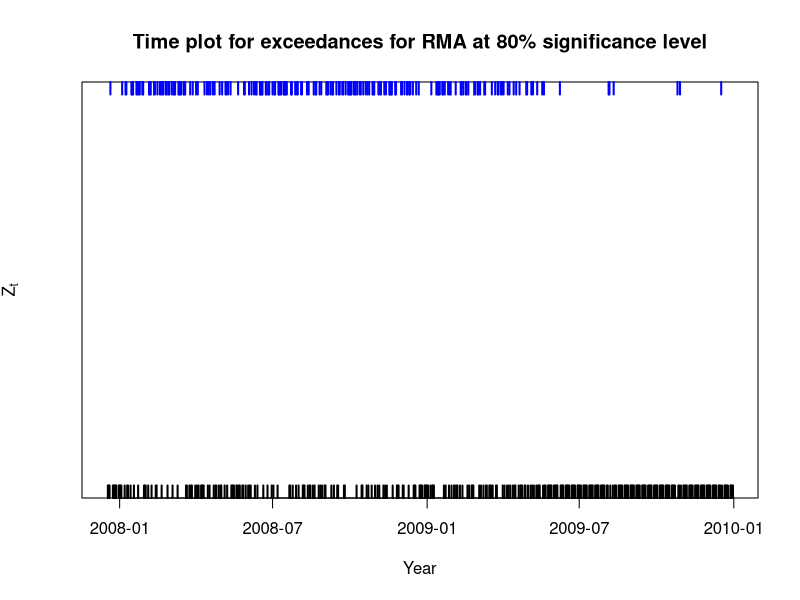
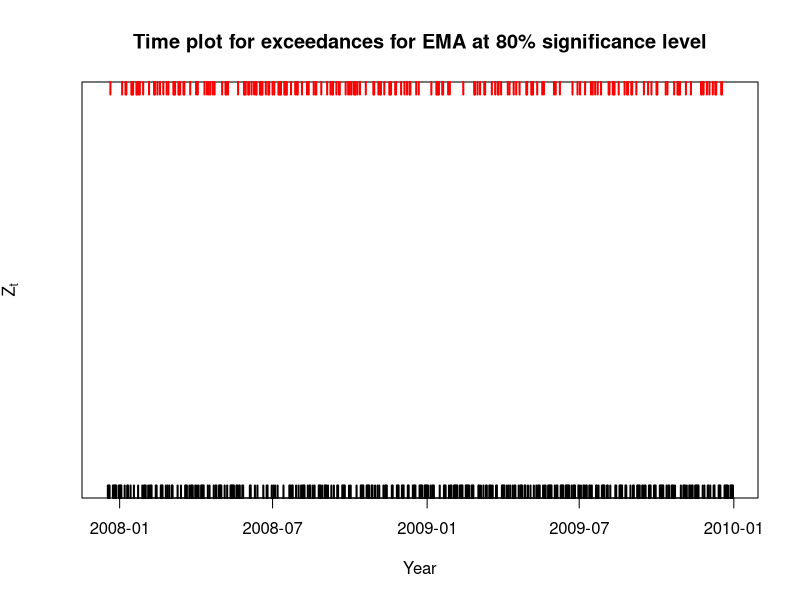

R code for these plots, in order:
# clear variables and close windows
rm(list = ls(all = TRUE))
graphics.off()

# install and load packages
libraries = c("dplyr", "lubridate", "quantmod")
lapply(libraries, function(x) if (!(x %in% installed.packages())) {install.packages(x)})
lapply(libraries, library, quietly = TRUE, character.only = TRUE)

# Inputs
h     = 250
alpha = 0.2
gamma = 0.94

# Load Data
data = read.csv("SFEVaRbank.csv")

# Functions
calcRMA = function(serie, h = 250){
  # find the first non NA position
  s = rle(is.na(serie))$length[1]
  # Calculate the RMA of the serie for with the parameter h
  rma = sapply((s + h + 1): length(serie), FUN = function(n) {
    sum(serie[(n - h): (n - 1)] * serie[(n - h): (n - 1)], na.rm = T) / (h - 1)})
  rma = c(rep(NA, s + h), rma)
  return(rma)
}

emaWeight = function(h, gamma){
  weight = gamma^(h: 1) * (1 - gamma)
  return(weight)
}

calcEMA = function(serie, gamma = 0.94, h = 250){
  s      = rle(is.na(serie))$length[1]
  weight = emaWeight(h, gamma)
  # ema calculation
  ema = sapply((s + h + 1): length(serie), FUN = function(n) {
    sum(serie[(n - h): (n - 1)] * serie[(n - h): (n - 1)] * weight, na.rm = T)})
  ema = c(rep(NA, s + h), ema)
  return(ema)
}

# Colors
pcolors = data.frame(rma = "blue", ema = "red", stringsAsFactors=FALSE)

# Choose the Stocks
# which(colnames(data) == "LLOYDS.BANKING.GROUP") == 34
Stocks = data[year(data$Date) %in% c(2007, 2008, 2009), c(1, 34)]

# Build portfolio of log-returns
Portfolio = data.frame(Date       = as.Date(Stocks$Date), 
                       Price      = (Stocks[, 2]),
                       PercChange = c(NA,diff(log(Stocks[, 2]))),
                       AbsChange  = c(NA,diff(Stocks[, 2])))

# calculate t-value
tCrit = qnorm(1 - alpha) 
# calculate VaR
Portfolio$VaRRMAY = calcRMA(Portfolio$PercChange, h = h) ^ 0.5 * tCrit
Portfolio$VaREMAY = calcEMA(Portfolio$PercChange, gamma = gamma, h = h) ^ 0.5 * tCrit
Portfolio$VaRRMAL = Portfolio$VaRRMAY * Portfolio$Price
Portfolio$VaREMAL = Portfolio$VaREMAY * Portfolio$Price
# calculate exceedences
Portfolio$RugsRMAL = (Portfolio$AbsChange > Portfolio$VaRRMAL | 
                        Portfolio$AbsChange < -Portfolio$VaRRMAL)
Portfolio$RugsEMAL = (Portfolio$AbsChange > Portfolio$VaREMAL | 
                        Portfolio$AbsChange < -Portfolio$VaREMAL)
Portfolio$RugsRMAY = (Portfolio$PercChange > Portfolio$VaRRMAY | 
                        Portfolio$PercChange < -Portfolio$VaRRMAY)
Portfolio$RugsEMAY = (Portfolio$PercChange > Portfolio$VaREMAY | 
                        Portfolio$PercChange < -Portfolio$VaREMAY)
# remove rows without VaR
Portfolio = Portfolio[- c(1 :h), ]


# Plot RMA outliers over time
plot(Portfolio$Date, 
	Portfolio$AbsChange, 
	col  = "white",
	pch  = 16, 
	cex  = 0.3, 
	ylim = c(0, 1), 
	ylab = expression({Z}[t]), 
	xlab = "Year", 
	main = "Time plot for exceedances for RMA at 80% significance level",
	yaxt = "n")
# Add Rugs, for Rma at the bottom, for Ema at the top
rug(Portfolio$Date[Portfolio$RugsRMAL], side = 3, col = pcolors$rma, lwd = 2)
rug(Portfolio$Date[!Portfolio$RugsRMAL], side = 1, col = "black", lwd = 2)

dev.print(device = png, filename = 'RMAoutlierst.png', width = 1200, height = 600)



# Plot RMA outliers over time
plot(Portfolio$Date, 
	Portfolio$AbsChange, 
	col  = "white", 
	pch  = 16, 
	cex  = 0.3, 
	ylim = c(0, 1), 
	ylab = expression({Z}[t]), 
	xlab = "Year", 
	main = "Time plot for exceedances for EMA at 80% significance level",
	yaxt = "n")
# Add Rugs, for Rma at the bottom, for Ema at the top
rug(Portfolio$Date[Portfolio$RugsEMAL], side = 3, col = pcolors$ema, lwd = 2)
rug(Portfolio$Date[!Portfolio$RugsEMAL], side = 1, col = "black", lwd = 2)

dev.print(device = png, filename = 'EMAoutlierst.png', width = 1200, height = 600)


